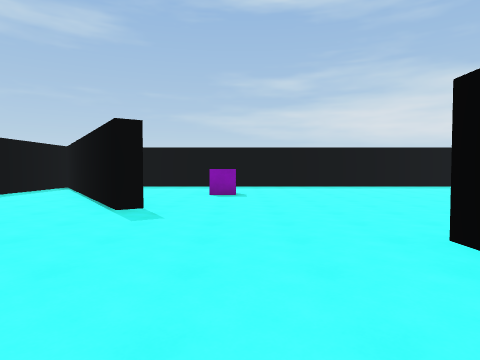
[1] (above)

17 first-person views from a walk through a 3-D level made in the Unity game engine. The camera is 1.5 m above the floor, tilts 2° down and sees 75° across. The floor is counted in squares, 2 m on a side. Each view is taken from the middle of a square. On the plan, view 1 faces up. The plan holds only what a view shows up to about 10 squares ahead; the rest is blank.

[2]
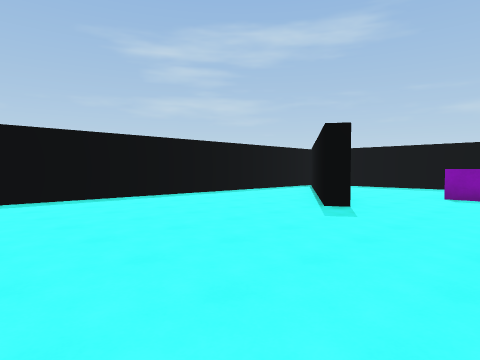

[3]
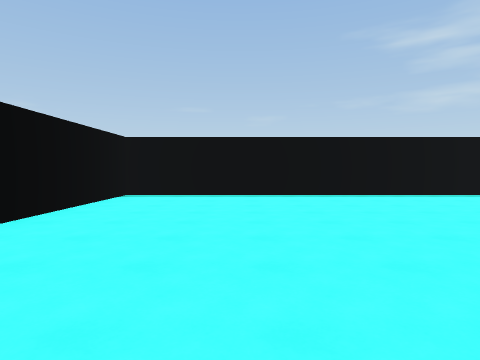

[4]
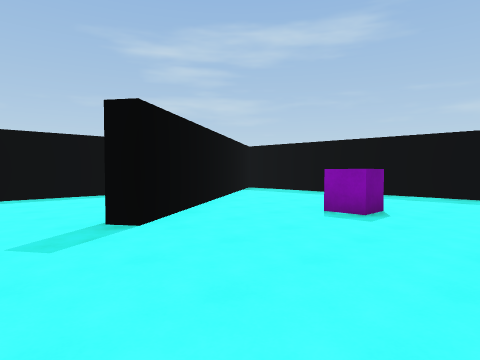

[5]
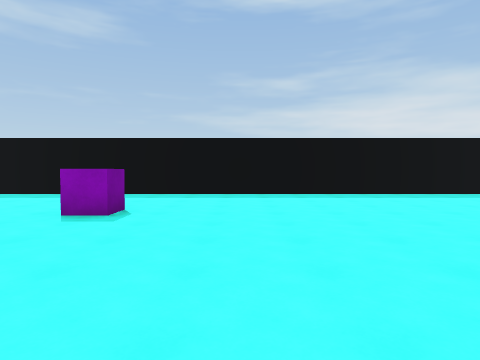

[6]
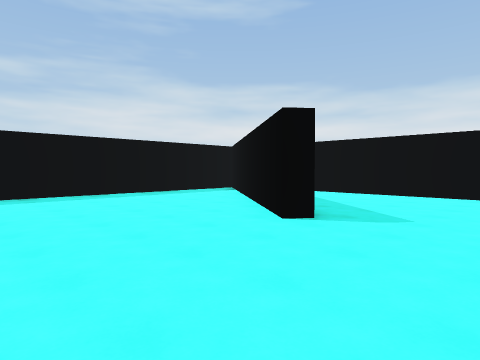

[7]
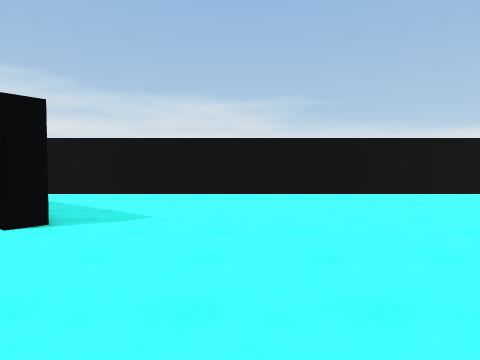

[8]
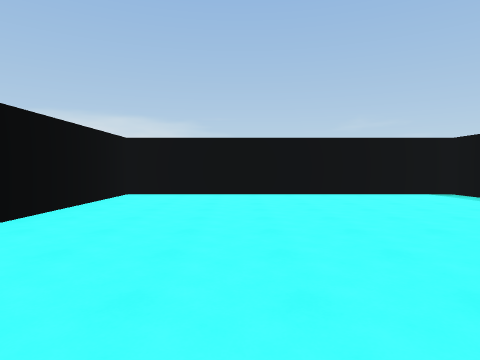

[9]
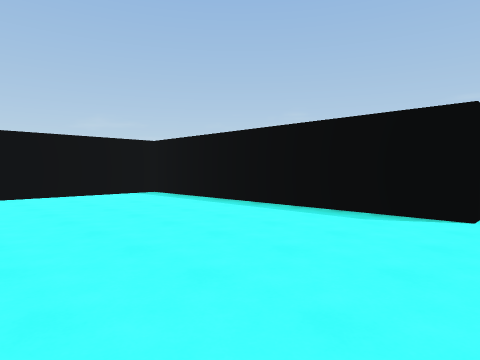

[10]
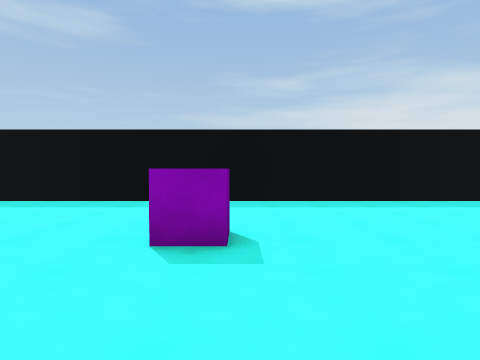

[11]
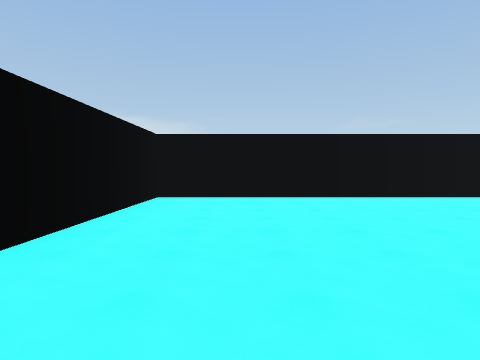

[12]
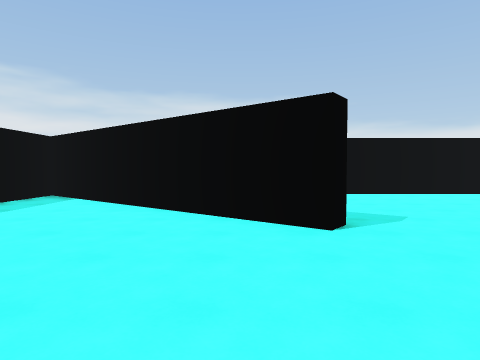

[13]
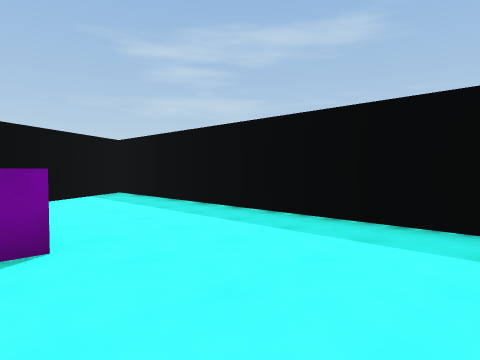

[14]
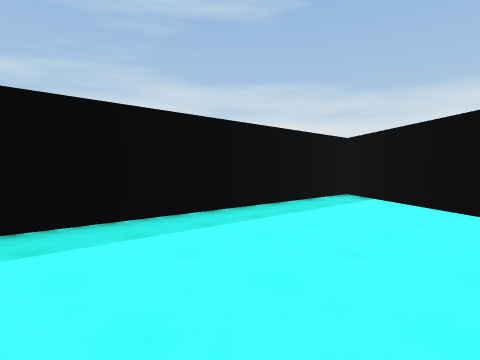

[15]
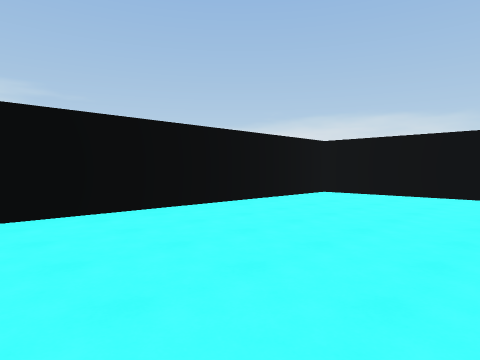

[16]
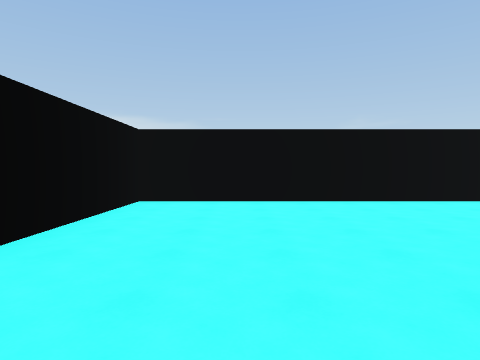

[17]
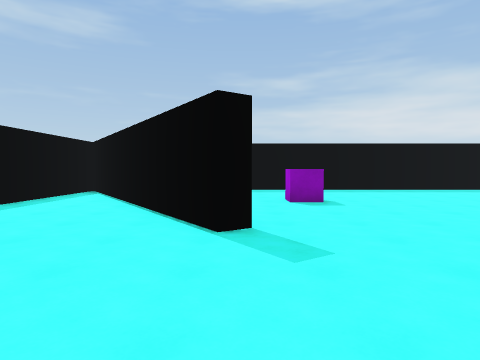

### Floor plan
Points are (right, up) in squares from view 1. A wall is a line through its corners. A room is listed if a view was taken in it or the views show most of it. See-through windows are left out.
Room 1 (views 1, 2, 3, 4, 5, 6, 7, 8, 9, 10, 11, 12, 13, 14, 15, 16, 17)
walls: (2.7, 2.1) (2.7, -5.3) (12.3, -5.3) (12.3, 9.8); (-1.7, 6) (-2.3, 5.7) (-6.5, 12); (7.3, 7.6) (11.9, 13.3) (-6.8, 13.3) (-2.6, 7.1); (-7.1, 12) (-7.1, -5.3) (2.2, -5.3) (2.2, -2.1)
objects: purple cube (0, 9)

Positions as (right, up) in squares from view 1, and headings:
1: (0, 0), facing up
2: (1, 0), facing up-left
3: (2, -2), facing left
4: (2, 4), facing up-left
5: (2, 4), facing up
6: (3, 4), facing up-right
7: (3, 4), facing right
8: (9, 4), facing down
9: (8, 4), facing down-left
10: (0, 6), facing up
11: (0, 3), facing down
12: (3, 8), facing right
13: (3, 9), facing up-left
14: (3, 9), facing up-right
15: (7, 4), facing down-right
16: (10, 2), facing down
17: (-2, 2), facing up
